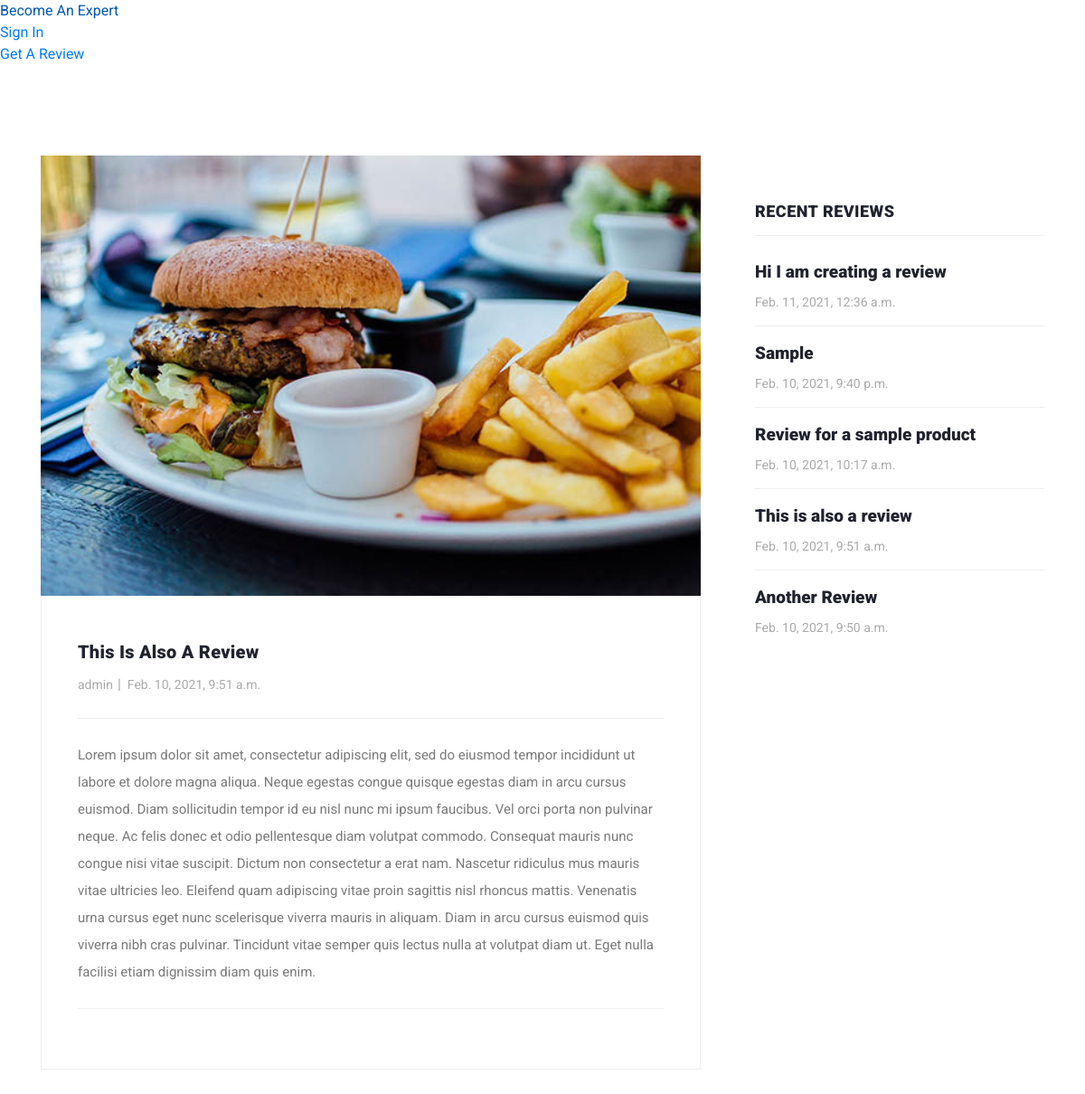
The page /review/8 on the database its author committed.
### review/models.py (models this page shows, shortened)
class Review(models.Model):
    title=models.CharField(max_length=100)
    description=models.TextField()
    date=models.DateTimeField(auto_now_add=True)
    expire=models.DateTimeField(null=True,blank=True)
    publish=models.BooleanField(default=False)
    photo=models.ImageField(upload_to='review/userreviews/images',blank=True)
    author=models.ForeignKey(User,on_delete=models.CASCADE)

### review/views.py (the view)
# urls.py: path('review/<int:review_pk>', views.review, name='review'),
def review(request,review_pk):
    review=get_object_or_404(Review,pk=review_pk)
    posts=Review.objects.order_by('-date')[:6]
    return render(request, "review/view/review.html",{'review':review,'posts':posts})

### review/templates/review/view/review.html (shortened to what this page needs)
<!DOCTYPE html>
<html lang="en">
{% load static %}
  <head>
    <link href="{% static 'view-review/vendor/bootstrap/css/bootstrap.min.css' %} " rel="stylesheet">
    <link rel="stylesheet" href="{% static 'view-review/assets/css/fontawesome.css' %} ">
    <link rel="stylesheet" href="{% static 'view-review/assets/css/templatemo-stand-blog.css' %}">
    <link rel="stylesheet" href="{% static 'view-review/assets/css/owl.css' %}">
  </head>
  <body>
    <ul class="nav navbar-nav navbar-right">
      {% if user.is_authenticated %}
      <a href="#"  class="section-btn ">Logged In As {{ user.username}}</a>
      <a href="{% url 'userpanel' %}"  class="section-btn">Dashboard</a>
      <form method="POST" action="{% url 'logoutuser' %}" style="display: inline;">{% csrf_token %}<button type="submit"  class="section-btn">Log Out</button>  </form>
      {% else %}
      <a href="{% url 'signupuser' %}"  class="section-btn ">Become An Expert</a>
      <a href="{% url 'loginuser' %}"  class="section-btn">Sign In</a>
      <a href="#"  class="section-btn">Get A Review</a>
      {% endif %}
 </ul>
    <section class="blog-posts grid-system">
      <div class="container">
        <div class="row">
          <div class="col-lg-8">
            <div class="all-blog-posts">
              <div class="row">
                <div class="col-lg-12">
                  <div class="blog-post">
                    <div class="blog-thumb">
                      <img src="{{review.photo.url}}" alt="">
                    </div>
                    <div class="down-content">
                      <a href="post-details.html"><h4>{{review.title}}</h4></a>
                      <ul class="post-info">
                        <li><a href="#">{{review.author}}</a></li>
                        <li><a href="#">{{review.date}}</a></li>
                      </ul>
                      <p>{{review.description}}</p>
                      <div class="post-options">
                        <div class="row">
                          <div class="col-6">
                          </div>
                          <div class="col-6">
                          </div>
                        </div>
                      </div>
                    </div>
                  </div>
                </div>
              </div>
            </div>
          </div>
          <div class="col-lg-4">
            <div class="sidebar">
              <div class="row">
                <div class="col-lg-12">
                </div>
                <div class="col-lg-12">
                  <div class="sidebar-item recent-posts">
                    <div class="sidebar-heading">
                      <h2>Recent Reviews</h2>
                    </div>
                    <div class="content">
                      <ul>
                        {% for post in posts %}
                        <li><a href="{% url 'review' post.id %}">
                          <h5>{{post.title}}</h5>
                          <span>{{post.date}}</span>
                        </a></li>
                        {% endfor %}
                      </ul>
                    </div>
                  </div>
                </div>
                <div class="col-lg-12">
                </div>
                <div class="col-lg-12">
                </div>
              </div>
            </div>
          </div>
        </div>
      </div>
    </section>
  </body>
</html>

### review/static/view-review/assets/css/templatemo-stand-blog.css (style rules this page uses)
body { font-family: 'Roboto', sans-serif; overflow-x: hidden; text-rendering: optimizeLegibility; -webkit-font-smoothing: antialiased; -moz-osx-font-smoothing: grayscale; }
p { margin-bottom: 0px; font-size: 15px; font-weight: 400; color: #7a7a7a; line-height: 30px; }
a { text-decoration: none!important; }
ul { padding: 0; margin: 0; list-style: none; }
h1,h2,h3,h4,h5,h6 { margin: 0px; }
.blog-posts { margin-top: 100px; }
.blog-posts .blog-post { margin-bottom: 30px; }
.blog-posts .blog-thumb img { width: 100%; overflow: hidden; }
.blog-posts .down-content { padding: 40px; border-right: 1px solid #eee; border-left: 1px solid #eee; border-bottom: 1px solid #eee; }
.blog-posts .down-content h4 { font-size: 24px; text-transform: capitalize; letter-spacing: 0.5px; font-weight: 900; color: #20232e; margin: 10px 0px 12px 0px; }
.blog-posts .down-content ul.post-info li { display: inline-block; margin-right: 8px; }
.blog-posts .down-content ul.post-info li:after { content: '|'; color: #aaa; margin-left: 8px; }
.blog-posts .down-content h4 { font-size: 20px; letter-spacing: 0.25px; }
.grid-system .down-content ul.post-info li { margin-right: 3px; }
.grid-system .down-content ul.post-info li:after { margin-left: 5px; }
.blog-posts .down-content ul.post-info li:last-child::after { display: none; }
.blog-posts .down-content ul.post-info li a { font-size: 14px; color: #aaa; font-weight: 400; transition: all .3s; }
.blog-posts .down-content p { padding: 25px 0px; margin: 25px 0px; border-top: 1px solid #eee; border-bottom: 1px solid #eee; }
.blog-posts .sidebar-heading h2 { font-size: 18px; text-transform: uppercase; font-weight: 900; letter-spacing: 0.5px; color: #20232e; border-bottom: 1px solid #eee; padding-bottom: 15px; margin-bottom: 25px; }
.sidebar { margin-left: 30px; }
.sidebar .sidebar-item { margin-top: 50px; }
.sidebar .sidebar-heading h2 { font-size: 18px; text-transform: uppercase; font-weight: 900; letter-spacing: 0.5px; color: #20232e; border-bottom: 1px solid #eee; padding-bottom: 15px; margin-bottom: 25px; }
.sidebar .recent-posts ul li { margin-bottom: 15px; padding-bottom: 15px; border-bottom: 1px solid #eee; }
.sidebar .recent-posts ul li:last-child { margin-bottom: 0px; padding-bottom: 0px; border-bottom: none; }
.sidebar .recent-posts ul li h5 { font-size: 19px; font-weight: 900; color: #20232e; line-height: 30px; transition: all 0.3s; }
.sidebar .recent-posts ul li span { display: block; font-size: 14px; color: #aaa; margin-top: 8px; }

### rows shown on the page
Review: photo (picture), title "This Is Also A Review", author "admin", date "Feb. 10, 2021, 9:51 a.m.", description "Lorem ipsum dolor sit amet, consectetur adipiscing elit, sed do eiusmod tempor incididunt ut labore et dolore magna aliqua. Neque egestas congue quisque egestas diam in arcu cursus euismod. Diam sollicitudin tempor id eu nisl nunc mi ipsum faucibus. Vel orci porta non pulvinar neque. Ac felis donec et odio pellentesque diam volutpat commodo. Consequat mauris nunc congue nisi vitae suscipit. Dictum non consectetur a erat nam. Nascetur ridiculus mus mauris vitae ultricies leo. Eleifend quam adipiscing vitae proin sagittis nisl rhoncus mattis. Venenatis urna cursus eget nunc scelerisque viverra mauris in aliquam. Diam in arcu cursus euismod quis viverra nibh cras pulvinar. Tincidunt vitae…", title "This is also a review"
Review: title "Hi I am creating a review", date "Feb. 11, 2021, 12:36 a.m."
Review: title "Sample", date "Feb. 10, 2021, 9:40 p.m."
Review: title "Review for a sample product", date "Feb. 10, 2021, 10:17 a.m."
Review: title "Another Review", date "Feb. 10, 2021, 9:50 a.m."
